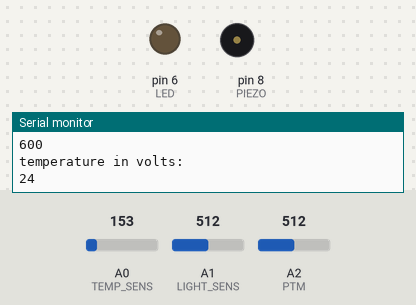
This sketch was run on a simulated Arduino Uno, built with avr-gcc and run on an emulated ATmega328P. Parts: output pins drawn as LEDs (lit = HIGH), buzzer (waves = sounding), the last lines printed to the serial monitor. Inputs (shaded band) come from the test bench; at power-on: A0 (TEMP_SENS) = 153, A1 (LIGHT_SENS) = 512, A2 (PTM) = 512.

Above: at 1.8 s.
1.9 s: A0 (TEMP_SENS) set to 131
At 3.2 s:
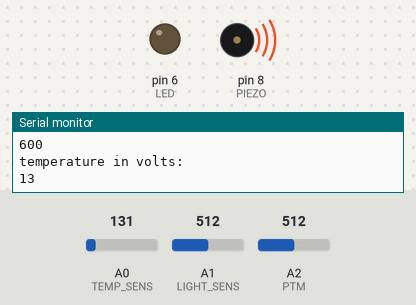
3.5 s: A1 (LIGHT_SENS) set to 4
5.3 s: A1 (LIGHT_SENS) set to 1
At 7.3 s:
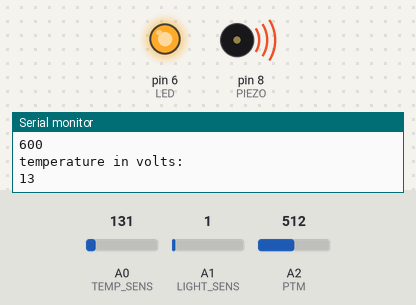
7.6 s: A2 (PTM) set to 218
9.4 s: A2 (PTM) set to 190
At 11.3 s:
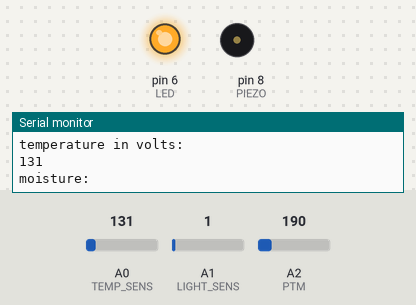
11.7 s: A2 (PTM) set to 306
At 13.3 s:
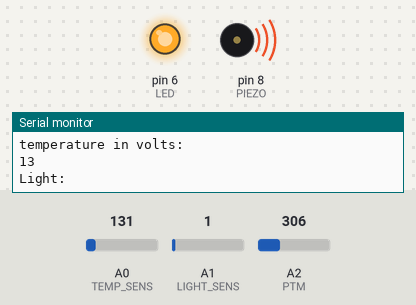
Timing chart, 0 to 14.7 s (numbered marks = the images above; inputs shaded):
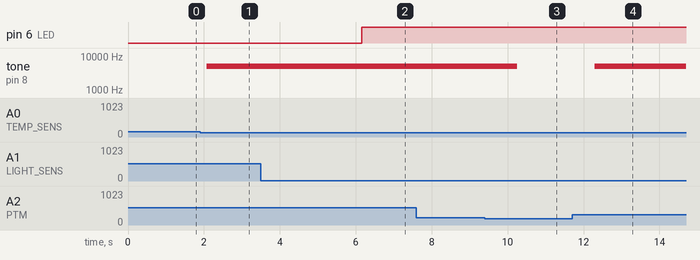

Measured:
- the behaviour switches between 146 and 145 on A0 (TEMP_SENS) (found by bisection; images 0 and 1)
- the behaviour switches between 3 and 2 on A1 (LIGHT_SENS) (found by bisection; images 1 and 2)
- the behaviour switches between 205 and 204 on A2 (PTM) (found by bisection; images 2 and 3)
- after the input at 1.9 s, tone on pin 8 (PIEZO): silent → 5000 Hz after 0.17 s
- after the input at 5.3 s, pin 6 (LED): LOW → HIGH after 0.86 s
- after the input at 9.4 s, tone on pin 8 (PIEZO): 5000 Hz → silent after 0.85 s
- after the input at 11.7 s, tone on pin 8 (PIEZO): silent → 5000 Hz after 0.59 s

The sketch:

tema7_multisenzor.ino
```cpp
#define PIEZO 8
#define LED 6
#define TEMP_SENS A0
#define LIGHT_SENS A1
#define PTM A2

void setup() {
  pinMode(LED, OUTPUT);
  pinMode(PIEZO, OUTPUT);
  pinMode(TEMP_SENS, INPUT);
  pinMode(LIGHT_SENS, INPUT);
  pinMode(PTM, INPUT);
  Serial.begin(9600);
}

void loop() {

    int lightSensorValue = analogRead(LIGHT_SENS);
    Serial.println("Light: ");
    Serial.println(lightSensorValue);
    int potentioValue = analogRead(PTM);
    int temperatureSensorValue = analogRead(TEMP_SENS);
    Serial.println("temperature in volts: ");
    Serial.println(temperatureSensorValue);

    int moistureSensorValue = map(potentioValue, 0, 1023, 300, 900);
    Serial.println("moisture: ");
    Serial.println(moistureSensorValue);
    int temperature = ((temperatureSensorValue * 5.0 / 1024) - 0.5) * 100;
    Serial.println("temperature in volts: ");
    Serial.println(temperature);


    if(lightSensorValue <= (20*100.0/942))
    {
      digitalWrite(LED, HIGH);
    }
    else
    {
      digitalWrite(LED, LOW);
    }

    if(moistureSensorValue >= 70*600.0/100 && temperature <= 20)
    {
      tone(PIEZO, 5000);
    }
    else
    {
      noTone(PIEZO);
    }

    delay(1000);


}
```
